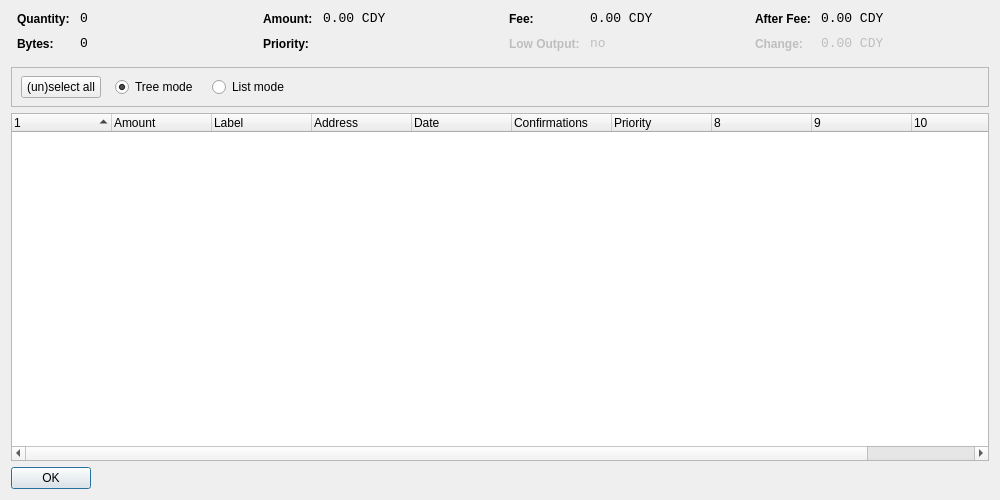
<?xml version="1.0" encoding="UTF-8"?>
<ui version="4.0">
 <class>CoinControlDialog</class>
 <widget class="QDialog" name="CoinControlDialog">
  <property name="geometry">
   <rect>
    <x>0</x>
    <y>0</y>
    <width>1000</width>
    <height>500</height>
   </rect>
  </property>
  <property name="windowTitle">
   <string>Coin Control</string>
  </property>
  <layout class="QVBoxLayout" name="verticalLayout">
   <item>
    <layout class="QHBoxLayout" name="horizontalLayoutTop" stretch="0,0,0,0">
     <property name="topMargin">
      <number>0</number>
     </property>
     <property name="bottomMargin">
      <number>10</number>
     </property>
     <item>
      <layout class="QFormLayout" name="formLayoutCoinControl1">
       <property name="horizontalSpacing">
        <number>10</number>
       </property>
       <property name="verticalSpacing">
        <number>10</number>
       </property>
       <property name="leftMargin">
        <number>6</number>
       </property>
       <property name="rightMargin">
        <number>6</number>
       </property>
       <item row="0" column="0">
        <widget class="QLabel" name="labelCoinControlQuantityText">
         <property name="styleSheet">
          <string notr="true">font-weight:bold;</string>
         </property>
         <property name="text">
          <string>Quantity:</string>
         </property>
        </widget>
       </item>
       <item row="0" column="1">
        <widget class="QLabel" name="labelCoinControlQuantity">
         <property name="font">
          <font>
           <family>Monospace</family>
           <pointsize>10</pointsize>
          </font>
         </property>
         <property name="cursor">
          <cursorShape>IBeamCursor</cursorShape>
         </property>
         <property name="contextMenuPolicy">
          <enum>Qt::ActionsContextMenu</enum>
         </property>
         <property name="text">
          <string notr="true">0</string>
         </property>
         <property name="textInteractionFlags">
          <set>Qt::LinksAccessibleByMouse|Qt::TextSelectableByKeyboard|Qt::TextSelectableByMouse</set>
         </property>
        </widget>
       </item>
       <item row="1" column="0">
        <widget class="QLabel" name="labelCoinControlBytesText">
         <property name="styleSheet">
          <string notr="true">font-weight:bold;</string>
         </property>
         <property name="text">
          <string>Bytes:</string>
         </property>
        </widget>
       </item>
       <item row="1" column="1">
        <widget class="QLabel" name="labelCoinControlBytes">
         <property name="font">
          <font>
           <family>Monospace</family>
           <pointsize>10</pointsize>
          </font>
         </property>
         <property name="cursor">
          <cursorShape>IBeamCursor</cursorShape>
         </property>
         <property name="contextMenuPolicy">
          <enum>Qt::ActionsContextMenu</enum>
         </property>
         <property name="text">
          <string notr="true">0</string>
         </property>
         <property name="textInteractionFlags">
          <set>Qt::LinksAccessibleByMouse|Qt::TextSelectableByKeyboard|Qt::TextSelectableByMouse</set>
         </property>
        </widget>
       </item>
      </layout>
     </item>
     <item>
      <layout class="QFormLayout" name="formLayoutCoinControl2">
       <property name="horizontalSpacing">
        <number>10</number>
       </property>
       <property name="verticalSpacing">
        <number>10</number>
       </property>
       <property name="leftMargin">
        <number>6</number>
       </property>
       <property name="rightMargin">
        <number>6</number>
       </property>
       <item row="0" column="0">
        <widget class="QLabel" name="labelCoinControlAmountText">
         <property name="styleSheet">
          <string notr="true">font-weight:bold;</string>
         </property>
         <property name="text">
          <string>Amount:</string>
         </property>
        </widget>
       </item>
       <item row="0" column="1">
        <widget class="QLabel" name="labelCoinControlAmount">
         <property name="font">
          <font>
           <family>Monospace</family>
           <pointsize>10</pointsize>
          </font>
         </property>
         <property name="cursor">
          <cursorShape>IBeamCursor</cursorShape>
         </property>
         <property name="contextMenuPolicy">
          <enum>Qt::ActionsContextMenu</enum>
         </property>
         <property name="text">
          <string notr="true">0.00 CDY</string>
         </property>
         <property name="textInteractionFlags">
          <set>Qt::LinksAccessibleByMouse|Qt::TextSelectableByKeyboard|Qt::TextSelectableByMouse</set>
         </property>
        </widget>
       </item>
       <item row="1" column="0">
        <widget class="QLabel" name="labelCoinControlPriorityText">
         <property name="styleSheet">
          <string notr="true">font-weight:bold;</string>
         </property>
         <property name="text">
          <string>Priority:</string>
         </property>
        </widget>
       </item>
       <item row="1" column="1">
        <widget class="QLabel" name="labelCoinControlPriority">
         <property name="font">
          <font>
           <family>Monospace</family>
           <pointsize>10</pointsize>
          </font>
         </property>
         <property name="cursor">
          <cursorShape>IBeamCursor</cursorShape>
         </property>
         <property name="contextMenuPolicy">
          <enum>Qt::ActionsContextMenu</enum>
         </property>
         <property name="text">
          <string/>
         </property>
         <property name="textInteractionFlags">
          <set>Qt::LinksAccessibleByMouse|Qt::TextSelectableByKeyboard|Qt::TextSelectableByMouse</set>
         </property>
        </widget>
       </item>
      </layout>
     </item>
     <item>
      <layout class="QFormLayout" name="formLayoutCoinControl3">
       <property name="horizontalSpacing">
        <number>10</number>
       </property>
       <property name="verticalSpacing">
        <number>10</number>
       </property>
       <property name="leftMargin">
        <number>6</number>
       </property>
       <property name="rightMargin">
        <number>6</number>
       </property>
       <item row="0" column="0">
        <widget class="QLabel" name="labelCoinControlFeeText">
         <property name="styleSheet">
          <string notr="true">font-weight:bold;</string>
         </property>
         <property name="text">
          <string>Fee:</string>
         </property>
        </widget>
       </item>
       <item row="0" column="1">
        <widget class="QLabel" name="labelCoinControlFee">
         <property name="font">
          <font>
           <family>Monospace</family>
           <pointsize>10</pointsize>
          </font>
         </property>
         <property name="cursor">
          <cursorShape>IBeamCursor</cursorShape>
         </property>
         <property name="contextMenuPolicy">
          <enum>Qt::ActionsContextMenu</enum>
         </property>
         <property name="text">
          <string notr="true">0.00 CDY</string>
         </property>
         <property name="textInteractionFlags">
          <set>Qt::LinksAccessibleByMouse|Qt::TextSelectableByKeyboard|Qt::TextSelectableByMouse</set>
         </property>
        </widget>
       </item>
       <item row="1" column="0">
        <widget class="QLabel" name="labelCoinControlLowOutputText">
         <property name="enabled">
          <bool>false</bool>
         </property>
         <property name="styleSheet">
          <string notr="true">font-weight:bold;</string>
         </property>
         <property name="text">
          <string>Low Output:</string>
         </property>
        </widget>
       </item>
       <item row="1" column="1">
        <widget class="QLabel" name="labelCoinControlLowOutput">
         <property name="enabled">
          <bool>false</bool>
         </property>
         <property name="font">
          <font>
           <family>Monospace</family>
           <pointsize>10</pointsize>
          </font>
         </property>
         <property name="cursor">
          <cursorShape>IBeamCursor</cursorShape>
         </property>
         <property name="contextMenuPolicy">
          <enum>Qt::ActionsContextMenu</enum>
         </property>
         <property name="text">
          <string notr="true">no</string>
         </property>
         <property name="textInteractionFlags">
          <set>Qt::LinksAccessibleByMouse|Qt::TextSelectableByKeyboard|Qt::TextSelectableByMouse</set>
         </property>
        </widget>
       </item>
      </layout>
     </item>
     <item>
      <layout class="QFormLayout" name="formLayoutCoinControl4">
       <property name="horizontalSpacing">
        <number>10</number>
       </property>
       <property name="verticalSpacing">
        <number>10</number>
       </property>
       <property name="leftMargin">
        <number>6</number>
       </property>
       <property name="rightMargin">
        <number>6</number>
       </property>
       <item row="0" column="0">
        <widget class="QLabel" name="labelCoinControlAfterFeeText">
         <property name="styleSheet">
          <string notr="true">font-weight:bold;</string>
         </property>
         <property name="text">
          <string>After Fee:</string>
         </property>
        </widget>
       </item>
       <item row="0" column="1">
        <widget class="QLabel" name="labelCoinControlAfterFee">
         <property name="font">
          <font>
           <family>Monospace</family>
           <pointsize>10</pointsize>
          </font>
         </property>
         <property name="cursor">
          <cursorShape>IBeamCursor</cursorShape>
         </property>
         <property name="contextMenuPolicy">
          <enum>Qt::ActionsContextMenu</enum>
         </property>
         <property name="text">
          <string notr="true">0.00 CDY</string>
         </property>
         <property name="textInteractionFlags">
          <set>Qt::LinksAccessibleByMouse|Qt::TextSelectableByKeyboard|Qt::TextSelectableByMouse</set>
         </property>
        </widget>
       </item>
       <item row="1" column="0">
        <widget class="QLabel" name="labelCoinControlChangeText">
         <property name="enabled">
          <bool>false</bool>
         </property>
         <property name="styleSheet">
          <string notr="true">font-weight:bold;</string>
         </property>
         <property name="text">
          <string>Change:</string>
         </property>
        </widget>
       </item>
       <item row="1" column="1">
        <widget class="QLabel" name="labelCoinControlChange">
         <property name="enabled">
          <bool>false</bool>
         </property>
         <property name="font">
          <font>
           <family>Monospace</family>
           <pointsize>10</pointsize>
          </font>
         </property>
         <property name="cursor">
          <cursorShape>IBeamCursor</cursorShape>
         </property>
         <property name="contextMenuPolicy">
          <enum>Qt::ActionsContextMenu</enum>
         </property>
         <property name="text">
          <string notr="true">0.00 CDY</string>
         </property>
         <property name="textInteractionFlags">
          <set>Qt::LinksAccessibleByMouse|Qt::TextSelectableByKeyboard|Qt::TextSelectableByMouse</set>
         </property>
        </widget>
       </item>
      </layout>
     </item>
    </layout>
   </item>
   <item>
    <widget class="QFrame" name="frame">
     <property name="minimumSize">
      <size>
       <width>0</width>
       <height>40</height>
      </size>
     </property>
     <property name="frameShape">
      <enum>QFrame::StyledPanel</enum>
     </property>
     <property name="frameShadow">
      <enum>QFrame::Sunken</enum>
     </property>
     <widget class="QWidget" name="horizontalLayoutWidget">
      <property name="geometry">
       <rect>
        <x>10</x>
        <y>0</y>
        <width>781</width>
        <height>41</height>
       </rect>
      </property>
      <layout class="QHBoxLayout" name="horizontalLayoutPanel" stretch="0,0,0,0,0">
       <property name="spacing">
        <number>14</number>
       </property>
       <item>
        <widget class="QPushButton" name="pushButtonSelectAll">
         <property name="sizePolicy">
          <sizepolicy hsizetype="Maximum" vsizetype="Fixed">
           <horstretch>0</horstretch>
           <verstretch>0</verstretch>
          </sizepolicy>
         </property>
         <property name="text">
          <string>(un)select all</string>
         </property>
        </widget>
       </item>
       <item>
        <widget class="QRadioButton" name="radioTreeMode">
         <property name="sizePolicy">
          <sizepolicy hsizetype="Maximum" vsizetype="Fixed">
           <horstretch>0</horstretch>
           <verstretch>0</verstretch>
          </sizepolicy>
         </property>
         <property name="text">
          <string>Tree mode</string>
         </property>
         <property name="checked">
          <bool>true</bool>
         </property>
        </widget>
       </item>
       <item>
        <widget class="QRadioButton" name="radioListMode">
         <property name="sizePolicy">
          <sizepolicy hsizetype="Maximum" vsizetype="Fixed">
           <horstretch>0</horstretch>
           <verstretch>0</verstretch>
          </sizepolicy>
         </property>
         <property name="text">
          <string>List mode</string>
         </property>
        </widget>
       </item>
       <item>
        <spacer name="horizontalSpacer">
         <property name="orientation">
          <enum>Qt::Horizontal</enum>
         </property>
         <property name="sizeHint" stdset="0">
          <size>
           <width>40</width>
           <height>20</height>
          </size>
         </property>
        </spacer>
       </item>
      </layout>
     </widget>
    </widget>
   </item>
   <item>
    <widget class="CoinControlTreeWidget" name="treeWidget">
     <property name="contextMenuPolicy">
      <enum>Qt::CustomContextMenu</enum>
     </property>
     <property name="sortingEnabled">
      <bool>false</bool>
     </property>
     <property name="columnCount">
      <number>11</number>
     </property>
     <attribute name="headerShowSortIndicator" stdset="0">
      <bool>true</bool>
     </attribute>
     <attribute name="headerStretchLastSection">
      <bool>false</bool>
     </attribute>
     <column>
      <property name="text">
       <string/>
      </property>
     </column>
     <column>
      <property name="text">
       <string>Amount</string>
      </property>
     </column>
     <column>
      <property name="text">
       <string>Label</string>
      </property>
     </column>
     <column>
      <property name="text">
       <string>Address</string>
      </property>
     </column>
     <column>
      <property name="text">
       <string>Date</string>
      </property>
     </column>
     <column>
      <property name="text">
       <string>Confirmations</string>
      </property>
      <property name="toolTip">
       <string>Confirmed</string>
      </property>
     </column>
     <column>
      <property name="text">
       <string>Priority</string>
      </property>
     </column>
     <column>
      <property name="text">
       <string/>
      </property>
     </column>
     <column>
      <property name="text">
       <string/>
      </property>
     </column>
     <column>
      <property name="text">
       <string/>
      </property>
     </column>
     <column>
      <property name="text">
       <string/>
      </property>
     </column>
    </widget>
   </item>
   <item>
    <widget class="QDialogButtonBox" name="buttonBox">
     <property name="sizePolicy">
      <sizepolicy hsizetype="Maximum" vsizetype="Fixed">
       <horstretch>0</horstretch>
       <verstretch>0</verstretch>
      </sizepolicy>
     </property>
     <property name="orientation">
      <enum>Qt::Horizontal</enum>
     </property>
     <property name="standardButtons">
      <set>QDialogButtonBox::Ok</set>
     </property>
    </widget>
   </item>
  </layout>
 </widget>
 <customwidgets>
  <customwidget>
   <class>CoinControlTreeWidget</class>
   <extends>QTreeWidget</extends>
   <header>coincontroltreewidget.h</header>
  </customwidget>
 </customwidgets>
 <resources/>
 <connections/>
</ui>
